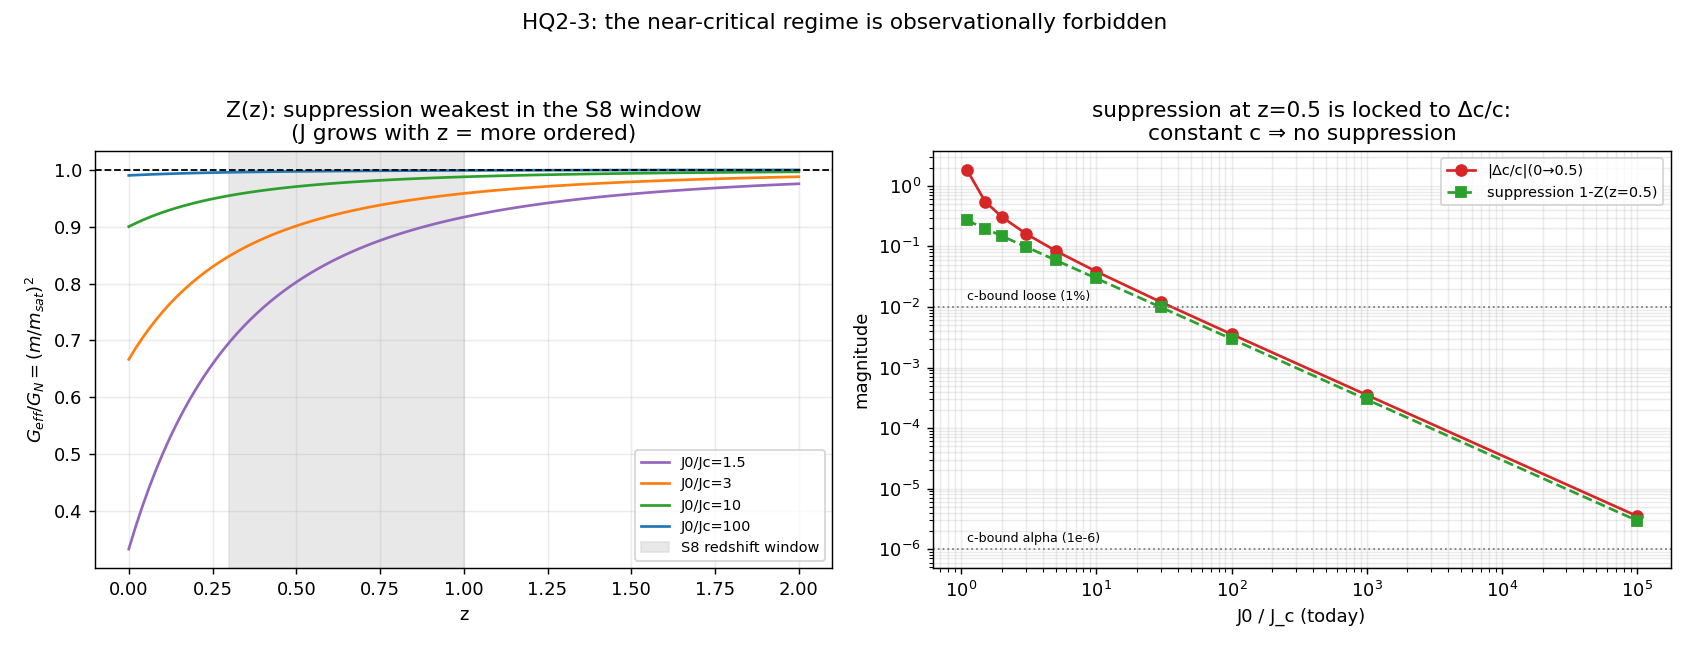

Here is the Python script that generated this plot:
"""HQ2_3_cosmology.py -- could the z~0.5-1 universe have been near J_c?

Charter: HQ2_CRITICAL_FERROMAGNET.md (HQ2-3).  Runs only because HQ2-2 was
positive (Route B: G_eff<G_N exists near J_c).  The question that decides the
campaign: is the near-critical regime, where Z=(m/m_sat)^2 < 1, observationally
ACCESSIBLE at the redshifts (z~0.3-1) where S8 is measured?

Physics (prompt + DEV):
  * J ∝ rho_vacuum ∝ a^-3  =>  J(z)/J_c = (J0/J_c)(1+z)^3   (denser past = MORE
    ordered = FURTHER from J_c).  So J is SMALLEST today and shrinks toward J_c
    only in the FUTURE, never at z~0.5.
  * The photon EXISTS today with a CONSTANT speed (E2 Verdict A; observationally
    |Delta c/c| is tiny).  c_eff/c0 = m(J)/m_sat, so a constant c forces m≈m_sat,
    i.e. the vacuum sits DEEP in the ordered phase: J0/J_c >> 1.

Test: for a grid of assumed J0/J_c, compute Z(z=0) and Z(z=0.5,1) and the implied
variation of the speed of light Delta c/c between z=0 and z=0.5.  Show that any
J0/J_c giving meaningful suppression at z~0.5 also predicts a HUGE Delta c/c
(excluded), while the observed constancy of c forces J0/J_c so large that
Z(z~0.5)≈1 (no suppression).

m(J/J_c): mean-field shape sqrt(1 - J_c/J), anchored to the E1-1 measured m(J)
(the SAME curve HQ2-V/HQ2-1 measured; see anchor check below).  No free fit.
"""
from __future__ import annotations

import json
from pathlib import Path

import numpy as np
import matplotlib
matplotlib.use("Agg")
import matplotlib.pyplot as plt  # noqa: E402

import hq2_core as hc  # noqa: E402

OUT = Path(__file__).resolve().parent
M_SAT = hc.M_SAT
# observational constancy-of-c / fine-structure bounds (COMPARISON anchors)
EPS_C_BOUNDS = {"alpha (1e-6)": 1e-6, "loose (1%)": 1e-2}


def m_of(JoJc):
    return hc.m_of_J_meanfield(JoJc)


def Z_of(JoJc):
    # mean-field stiffness ratio: m(J/Jc) asymptotes to 1 deep in the ordered
    # phase, so Z = m^2 in [0,1] with Z->1 deep-ordered (G_eff->G_N).
    return np.clip(m_of(JoJc) ** 2, 0.0, 1.0)


def main():
    g2 = OUT / "HQ2_2_geff.json"
    if not g2.exists() or not json.loads(g2.read_text()).get("positive"):
        print("HQ2-2 not positive -- HQ2-3 must not run.  Aborting.")
        return 1
    print("=" * 72)
    print("HQ2-3 -- is the z~0.5-1 universe near J_c?  (J/J_c = (J0/J_c)(1+z)^3)")
    print("=" * 72)

    # anchor check: mean-field m(J/Jc) vs the E1-1 measured m at J/Jc=1.5,2 (HQ2-1)
    try:
        h1 = json.loads((OUT / "HQ2_1_jeff.json").read_text())
        anchor = [(r["J_over_Jc"], r["m"]) for r in h1["rows"]
                  if r["J_over_Jc"] in (1.5, 2.0, 5.0)]
        print("  anchor (measured m vs mean-field shape):")
        for rj, mm in anchor:
            print(f"    J/Jc={rj}: measured m={mm:.3f}  mean-field={m_of(rj):.3f}")
    except Exception:
        anchor = []

    zs = np.array([0.0, 0.5, 1.0])
    J0_grid = np.array([1.1, 1.5, 2.0, 3.0, 5.0, 10.0, 30.0, 100.0, 1e3, 1e5])
    print(f"\n  scan over J0/J_c (today), Z=(m/m_sat)^2 at z=0,0.5,1 and Delta c/c:")
    print(f"  {'J0/Jc':>8} {'Z(0)':>8} {'Z(0.5)':>8} {'Z(1)':>8} "
          f"{'|dc/c|(0->0.5)':>14}")
    rows = []
    for J0 in J0_grid:
        JoJc_z = hc.J_over_Jc_of_z(zs, J0)
        Zz = Z_of(JoJc_z)
        m_z = m_of(JoJc_z)
        # speed of light variation between z=0 and z=0.5
        dcc = abs(m_z[1] - m_z[0]) / max(m_z[0], 1e-12)
        rows.append({"J0_over_Jc": float(J0), "Z_z0": float(Zz[0]),
                     "Z_z0p5": float(Zz[1]), "Z_z1": float(Zz[2]),
                     "dc_over_c_0_0p5": float(dcc)})
        print(f"  {J0:8.1f} {Zz[0]:8.4f} {Zz[1]:8.4f} {Zz[2]:8.4f} {dcc:14.2e}")

    # what J0/Jc does each constancy bound require? (smallest J0 with |dc/c|<eps)
    print("\n  constancy-of-c bound -> minimum J0/J_c -> residual suppression:")
    bound_results = {}
    Jfine = np.geomspace(1.001, 1e8, 4000)
    for name, eps in EPS_C_BOUNDS.items():
        m0 = m_of(Jfine)
        m05 = m_of(hc.J_over_Jc_of_z(0.5, Jfine))
        dcc = np.abs(m05 - m0) / np.maximum(m0, 1e-12)
        ok = dcc < eps
        if ok.any():
            J0min = float(Jfine[ok][0])
            Zz05 = float(Z_of(hc.J_over_Jc_of_z(0.5, J0min)))
            Zz0 = float(Z_of(J0min))
        else:
            J0min, Zz05, Zz0 = float("inf"), 1.0, 1.0
        bound_results[name] = {"eps_c": eps, "J0_over_Jc_min": J0min,
                               "Z_z0p5": Zz05, "Z_z0": Zz0,
                               "suppression_pct_z0p5": 100.0 * (1 - Zz05)}
        print(f"    {name:14s}: J0/Jc >= {J0min:.3g}  ->  G_eff/G_N(z=0.5)="
              f"{Zz05:.6f}  (suppression {100*(1-Zz05):.4f}%)")

    # decision
    # "near J_c" would require Z(z~0.5) noticeably <1 (say <0.95) WITHOUT violating
    # the loosest constancy bound.  Check the strict bound's residual suppression.
    strict = bound_results["alpha (1e-6)"]
    near_Jc_accessible = strict["Z_z0p5"] < 0.95
    # also: direction -- J shrinks to J_c only in the FUTURE (z<0)
    JoJc_future = hc.J_over_Jc_of_z(-0.5, 10.0)   # illustrative future point
    print("-" * 72)
    print(f"  with the alpha-constancy bound (eps=1e-6): G_eff/G_N(z=0.5) = "
          f"{strict['Z_z0p5']:.6f}  -> near-J_c accessible at z~0.5: "
          f"{near_Jc_accessible}")
    print(f"  J ∝ a^-3 shrinks toward J_c only in the FUTURE (z<0); at z~0.5 the "
          f"vacuum is MORE ordered than today.")
    verdict = ("INCONCLUSIVE" if near_Jc_accessible else
               "NO -- the universe is NEVER near J_c at observable z; a stable "
               "photon (constant c) forces J0/J_c >> 1 so Z(z~0.5) ~ 1.")
    print(f"\n  HQ2-3 VERDICT: {verdict}")
    print("=" * 72)

    # figure
    fig, axes = plt.subplots(1, 2, figsize=(13, 5))
    ax = axes[0]
    zline = np.linspace(0, 2, 100)
    for J0, col in zip([1.5, 3.0, 10.0, 100.0],
                       ["tab:purple", "tab:orange", "tab:green", "tab:blue"]):
        ax.plot(zline, Z_of(hc.J_over_Jc_of_z(zline, J0)), color=col,
                label=f"J0/Jc={J0:g}")
    ax.axhline(1.0, color="k", ls="--", lw=1)
    ax.axvspan(0.3, 1.0, color="0.85", alpha=0.6, label="S8 redshift window")
    ax.set_xlabel("z"); ax.set_ylabel("$G_{eff}/G_N = (m/m_{sat})^2$")
    ax.set_title("Z(z): suppression weakest in the S8 window\n(J grows with z = more ordered)")
    ax.legend(fontsize=8); ax.grid(alpha=0.25)

    ax2 = axes[1]
    J0a = np.array([r["J0_over_Jc"] for r in rows])
    dcca = np.array([r["dc_over_c_0_0p5"] for r in rows])
    Z05a = np.array([r["Z_z0p5"] for r in rows])
    ax2.loglog(J0a, dcca, "o-", color="tab:red", label="|Δc/c|(0→0.5)")
    ax2.loglog(J0a, 1 - Z05a, "s--", color="tab:green",
               label="suppression 1-Z(z=0.5)")
    for name, eps in EPS_C_BOUNDS.items():
        ax2.axhline(eps, color="0.5", ls=":", lw=1)
        ax2.text(J0a[0], eps * 1.3, f"c-bound {name}", fontsize=7)
    ax2.set_xlabel("J0 / J_c (today)"); ax2.set_ylabel("magnitude")
    ax2.set_title("suppression at z=0.5 is locked to Δc/c:\nconstant c ⇒ no suppression")
    ax2.legend(fontsize=8); ax2.grid(alpha=0.25, which="both")
    fig.suptitle("HQ2-3: the near-critical regime is observationally forbidden",
                 fontsize=12)
    fig.tight_layout(rect=[0, 0, 1, 0.95])
    fig.savefig(OUT / "HQ2_3_cosmology.png", dpi=130)
    print(f"saved {OUT/'HQ2_3_cosmology.png'}")

    payload = {"task": "HQ2-3", "m_sat": M_SAT, "scaling": "J ∝ a^-3 (prompt)",
               "anchor_meanfield_vs_measured": anchor,
               "scan": rows, "constancy_bounds": bound_results,
               "near_Jc_accessible_z0p5": bool(near_Jc_accessible),
               "verdict": verdict}
    (OUT / "HQ2_3_cosmology.json").write_text(json.dumps(payload, indent=2, default=float))
    print(f"saved {OUT/'HQ2_3_cosmology.json'}")
    return 0


if __name__ == "__main__":
    raise SystemExit(main())
